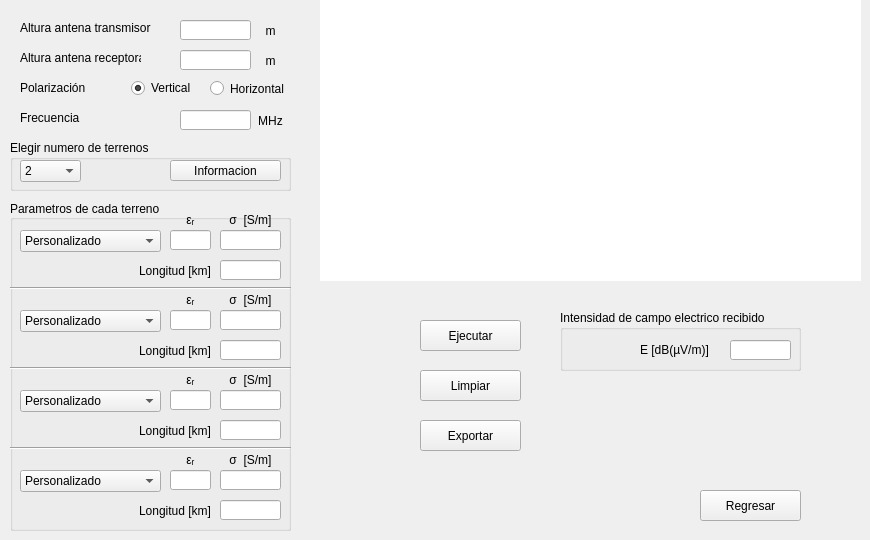
    <widget class="QWidget" name="tab_2">
     <attribute name="title">
      <string>Terreno mixto</string>
     </attribute>
     <widget class="QLabel" name="label_31">
      <property name="geometry">
       <rect>
        <x>250</x>
        <y>20</y>
        <width>41</width>
        <height>21</height>
       </rect>
      </property>
      <property name="text">
       <string>m</string>
      </property>
      <property name="alignment">
       <set>Qt::AlignCenter</set>
      </property>
     </widget>
     <widget class="QRadioButton" name="Vertical_2">
      <property name="geometry">
       <rect>
        <x>131</x>
        <y>80</y>
        <width>91</width>
        <height>16</height>
       </rect>
      </property>
      <property name="text">
       <string>Vertical</string>
      </property>
      <property name="checked">
       <bool>true</bool>
      </property>
     </widget>
     <widget class="QLabel" name="label_32">
      <property name="geometry">
       <rect>
        <x>20</x>
        <y>80</y>
        <width>81</width>
        <height>16</height>
       </rect>
      </property>
      <property name="text">
       <string>Polarización</string>
      </property>
     </widget>
     <widget class="QLabel" name="label_33">
      <property name="geometry">
       <rect>
        <x>250</x>
        <y>50</y>
        <width>41</width>
        <height>21</height>
       </rect>
      </property>
      <property name="text">
       <string>m</string>
      </property>
      <property name="alignment">
       <set>Qt::AlignCenter</set>
      </property>
     </widget>
     <widget class="QLineEdit" name="HTT_2">
      <property name="geometry">
       <rect>
        <x>180</x>
        <y>20</y>
        <width>71</width>
        <height>20</height>
       </rect>
      </property>
     </widget>
     <widget class="QLabel" name="label_34">
      <property name="geometry">
       <rect>
        <x>20</x>
        <y>50</y>
        <width>121</width>
        <height>16</height>
       </rect>
      </property>
      <property name="text">
       <string>Altura antena receptora</string>
      </property>
     </widget>
     <widget class="QRadioButton" name="Horizontal_2">
      <property name="geometry">
       <rect>
        <x>210</x>
        <y>80</y>
        <width>82</width>
        <height>17</height>
       </rect>
      </property>
      <property name="text">
       <string>Horizontal</string>
      </property>
     </widget>
     <widget class="QLabel" name="label_35">
      <property name="geometry">
       <rect>
        <x>20</x>
        <y>20</y>
        <width>131</width>
        <height>16</height>
       </rect>
      </property>
      <property name="text">
       <string>Altura antena transmisora</string>
      </property>
     </widget>
     <widget class="QLabel" name="label_36">
      <property name="geometry">
       <rect>
        <x>20</x>
        <y>110</y>
        <width>121</width>
        <height>16</height>
       </rect>
      </property>
      <property name="text">
       <string>Frecuencia</string>
      </property>
     </widget>
     <widget class="QLabel" name="label_37">
      <property name="geometry">
       <rect>
        <x>250</x>
        <y>110</y>
        <width>41</width>
        <height>21</height>
       </rect>
      </property>
      <property name="text">
       <string>MHz</string>
      </property>
      <property name="alignment">
       <set>Qt::AlignCenter</set>
      </property>
     </widget>
     <widget class="MplWidget" name="MplWidget_2" native="true">
      <property name="geometry">
       <rect>
        <x>320</x>
        <y>0</y>
        <width>541</width>
        <height>281</height>
       </rect>
      </property>
      <property name="styleSheet">
       <string notr="true">background-color:white;</string>
      </property>
     </widget>
     <widget class="QPushButton" name="button_cerrar_2">
      <property name="geometry">
       <rect>
        <x>700</x>
        <y>490</y>
        <width>101</width>
        <height>31</height>
       </rect>
      </property>
      <property name="text">
       <string>Regresar</string>
      </property>
     </widget>
     <widget class="QGroupBox" name="groupBox_4">
      <property name="geometry">
       <rect>
        <x>560</x>
        <y>310</y>
        <width>241</width>
        <height>61</height>
       </rect>
      </property>
      <property name="title">
       <string>Intensidad de campo electrico recibido</string>
      </property>
      <property name="flat">
       <bool>false</bool>
      </property>
      <property name="checkable">
       <bool>false</bool>
      </property>
      <widget class="QLabel" name="label_38">
       <property name="geometry">
        <rect>
         <x>80</x>
         <y>30</y>
         <width>81</width>
         <height>20</height>
        </rect>
       </property>
       <property name="text">
        <string>E [dB(µV/m)]</string>
       </property>
      </widget>
      <widget class="QLineEdit" name="lineEdit_4">
       <property name="enabled">
        <bool>true</bool>
       </property>
       <property name="geometry">
        <rect>
         <x>170</x>
         <y>30</y>
         <width>61</width>
         <height>20</height>
        </rect>
       </property>
       <property name="styleSheet">
        <string notr="true"/>
       </property>
       <property name="readOnly">
        <bool>true</bool>
       </property>
      </widget>
     </widget>
     <widget class="QPushButton" name="button_exportar_2">
      <property name="geometry">
       <rect>
        <x>420</x>
        <y>420</y>
        <width>101</width>
        <height>31</height>
       </rect>
      </property>
      <property name="text">
       <string>Exportar</string>
      </property>
     </widget>
     <widget class="QPushButton" name="button_limpiar_2">
      <property name="geometry">
       <rect>
        <x>420</x>
        <y>370</y>
        <width>101</width>
        <height>31</height>
       </rect>
      </property>
      <property name="text">
       <string>Limpiar</string>
      </property>
     </widget>
     <widget class="QPushButton" name="button_iniciar_2">
      <property name="geometry">
       <rect>
        <x>420</x>
        <y>320</y>
        <width>101</width>
        <height>31</height>
       </rect>
      </property>
      <property name="text">
       <string>Ejecutar</string>
      </property>
     </widget>
     <widget class="QGroupBox" name="groupBox_5">
      <property name="geometry">
       <rect>
        <x>10</x>
        <y>140</y>
        <width>281</width>
        <height>51</height>
       </rect>
      </property>
      <property name="title">
       <string>Elegir numero de terrenos</string>
      </property>
      <widget class="QComboBox" name="comboBox_3">
       <property name="geometry">
        <rect>
         <x>10</x>
         <y>20</y>
         <width>61</width>
         <height>22</height>
        </rect>
       </property>
       <property name="styleSheet">
        <string notr="true">backgroundr: white;</string>
       </property>
       <property name="duplicatesEnabled">
        <bool>false</bool>
       </property>
       <property name="frame">
        <bool>true</bool>
       </property>
       <item>
        <property name="text">
         <string>2</string>
        </property>
       </item>
       <item>
        <property name="text">
         <string>3</string>
        </property>
       </item>
       <item>
        <property name="text">
         <string>4</string>
        </property>
       </item>
      </widget>
      <widget class="QPushButton" name="pushButton_7">
       <property name="geometry">
        <rect>
         <x>160</x>
         <y>20</y>
         <width>111</width>
         <height>21</height>
        </rect>
       </property>
       <property name="text">
        <string>Informacion</string>
       </property>
      </widget>
     </widget>
     <widget class="QGroupBox" name="groupBox_6">
      <property name="geometry">
       <rect>
        <x>10</x>
        <y>200</y>
        <width>281</width>
        <height>331</height>
       </rect>
      </property>
      <property name="title">
       <string>Parametros de cada terreno</string>
      </property>
      <property name="alignment">
       <set>Qt::AlignLeading|Qt::AlignLeft|Qt::AlignVCenter</set>
      </property>
      <property name="flat">
       <bool>false</bool>
      </property>
      <property name="checkable">
       <bool>false</bool>
      </property>
      <widget class="QLabel" name="label_44">
       <property name="geometry">
        <rect>
         <x>210</x>
         <y>10</y>
         <width>61</width>
         <height>20</height>
        </rect>
       </property>
       <property name="text">
        <string>σ  [S/m]</string>
       </property>
       <property name="alignment">
        <set>Qt::AlignCenter</set>
       </property>
      </widget>
      <widget class="QLabel" name="label_45">
       <property name="geometry">
        <rect>
         <x>160</x>
         <y>10</y>
         <width>41</width>
         <height>20</height>
        </rect>
       </property>
       <property name="text">
        <string>εᵣ</string>
       </property>
       <property name="alignment">
        <set>Qt::AlignCenter</set>
       </property>
      </widget>
      <widget class="QLabel" name="label_46">
       <property name="geometry">
        <rect>
         <x>120</x>
         <y>60</y>
         <width>81</width>
         <height>21</height>
        </rect>
       </property>
       <property name="text">
        <string>Longitud [km]</string>
       </property>
       <property name="alignment">
        <set>Qt::AlignRight|Qt::AlignTrailing|Qt::AlignVCenter</set>
       </property>
      </widget>
      <widget class="QComboBox" name="comboBox_4">
       <property name="geometry">
        <rect>
         <x>10</x>
         <y>30</y>
         <width>141</width>
         <height>22</height>
        </rect>
       </property>
       <property name="styleSheet">
        <string notr="true">backgroundr: white;</string>
       </property>
       <property name="duplicatesEnabled">
        <bool>false</bool>
       </property>
       <property name="frame">
        <bool>true</bool>
       </property>
       <item>
        <property name="text">
         <string>Personalizado</string>
        </property>
       </item>
       <item>
        <property name="text">
         <string>Agua del mar, salinidad baja</string>
        </property>
       </item>
       <item>
        <property name="text">
         <string>Agua del mar, salinidad media</string>
        </property>
       </item>
       <item>
        <property name="text">
         <string>Agua dulce</string>
        </property>
       </item>
       <item>
        <property name="text">
         <string>Tierra</string>
        </property>
       </item>
       <item>
        <property name="text">
         <string>Tierra humeda</string>
        </property>
       </item>
       <item>
        <property name="text">
         <string>Tierra moderadamente seca</string>
        </property>
       </item>
       <item>
        <property name="text">
         <string>Tierra seca</string>
        </property>
       </item>
       <item>
        <property name="text">
         <string>Tierra muy seca</string>
        </property>
       </item>
       <item>
        <property name="text">
         <string>Hielo de agua dulce, -1ºC</string>
        </property>
       </item>
       <item>
        <property name="text">
         <string>Hielo de agua dulce, -10ºC</string>
        </property>
       </item>
      </widget>
      <widget class="QLabel" name="label_47">
       <property name="geometry">
        <rect>
         <x>160</x>
         <y>90</y>
         <width>41</width>
         <height>20</height>
        </rect>
       </property>
       <property name="text">
        <string>εᵣ</string>
       </property>
       <property name="alignment">
        <set>Qt::AlignCenter</set>
       </property>
      </widget>
      <widget class="QLabel" name="label_48">
       <property name="geometry">
        <rect>
         <x>210</x>
         <y>90</y>
         <width>61</width>
         <height>20</height>
        </rect>
       </property>
       <property name="text">
        <string>σ  [S/m]</string>
       </property>
       <property name="alignment">
        <set>Qt::AlignCenter</set>
       </property>
      </widget>
      <widget class="QComboBox" name="comboBox_5">
       <property name="geometry">
        <rect>
         <x>10</x>
         <y>110</y>
         <width>141</width>
         <height>22</height>
        </rect>
       </property>
       <property name="styleSheet">
        <string notr="true">backgroundr: white;</string>
       </property>
       <property name="duplicatesEnabled">
        <bool>false</bool>
       </property>
       <property name="frame">
        <bool>true</bool>
       </property>
       <item>
        <property name="text">
         <string>Personalizado</string>
        </property>
       </item>
       <item>
        <property name="text">
         <string>Agua del mar, salinidad baja</string>
        </property>
       </item>
       <item>
        <property name="text">
         <string>Agua del mar, salinidad media</string>
        </property>
       </item>
       <item>
        <property name="text">
         <string>Agua dulce</string>
        </property>
       </item>
       <item>
        <property name="text">
         <string>Tierra</string>
        </property>
       </item>
       <item>
        <property name="text">
         <string>Tierra humeda</string>
        </property>
       </item>
       <item>
        <property name="text">
         <string>Tierra moderadamente seca</string>
        </property>
       </item>
       <item>
        <property name="text">
         <string>Tierra seca</string>
        </property>
       </item>
       <item>
        <property name="text">
         <string>Tierra muy seca</string>
        </property>
       </item>
       <item>
        <property name="text">
         <string>Hielo de agua dulce, -1ºC</string>
        </property>
       </item>
       <item>
        <property name="text">
         <string>Hielo de agua dulce, -10ºC</string>
        </property>
       </item>
      </widget>
      <widget class="QLabel" name="label_49">
       <property name="geometry">
        <rect>
         <x>120</x>
         <y>140</y>
         <width>81</width>
         <height>21</height>
        </rect>
       </property>
       <property name="text">
        <string>Longitud [km]</string>
       </property>
       <property name="alignment">
        <set>Qt::AlignRight|Qt::AlignTrailing|Qt::AlignVCenter</set>
       </property>
      </widget>
      <widget class="QLabel" name="label_50">
       <property name="geometry">
        <rect>
         <x>160</x>
         <y>170</y>
         <width>41</width>
         <height>20</height>
        </rect>
       </property>
       <property name="text">
        <string>εᵣ</string>
       </property>
       <property name="alignment">
        <set>Qt::AlignCenter</set>
       </property>
      </widget>
      <widget class="QLabel" name="label_51">
       <property name="geometry">
        <rect>
         <x>210</x>
         <y>170</y>
         <width>61</width>
         <height>20</height>
        </rect>
       </property>
       <property name="text">
        <string>σ  [S/m]</string>
       </property>
       <property name="alignment">
        <set>Qt::AlignCenter</set>
       </property>
      </widget>
      <widget class="QComboBox" name="comboBox_6">
       <property name="geometry">
        <rect>
         <x>10</x>
         <y>190</y>
         <width>141</width>
         <height>22</height>
        </rect>
       </property>
       <property name="styleSheet">
        <string notr="true">backgroundr: white;</string>
       </property>
       <property name="duplicatesEnabled">
        <bool>false</bool>
       </property>
       <property name="frame">
        <bool>true</bool>
       </property>
       <item>
        <property name="text">
         <string>Personalizado</string>
        </property>
       </item>
       <item>
        <property name="text">
         <string>Agua del mar, salinidad baja</string>
        </property>
       </item>
       <item>
        <property name="text">
         <string>Agua del mar, salinidad media</string>
        </property>
       </item>
       <item>
        <property name="text">
         <string>Agua dulce</string>
        </property>
       </item>
       <item>
        <property name="text">
         <string>Tierra</string>
        </property>
       </item>
       <item>
        <property name="text">
         <string>Tierra humeda</string>
        </property>
       </item>
       <item>
        <property name="text">
         <string>Tierra moderadamente seca</string>
        </property>
       </item>
       <item>
        <property name="text">
         <string>Tierra seca</string>
        </property>
       </item>
       <item>
        <property name="text">
         <string>Tierra muy seca</string>
        </property>
       </item>
       <item>
        <property name="text">
         <string>Hielo de agua dulce, -1ºC</string>
        </property>
       </item>
       <item>
        <property name="text">
         <string>Hielo de agua dulce, -10ºC</string>
        </property>
       </item>
      </widget>
      <widget class="QLabel" name="label_52">
       <property name="geometry">
        <rect>
         <x>120</x>
         <y>220</y>
         <width>81</width>
         <height>21</height>
        </rect>
       </property>
       <property name="text">
        <string>Longitud [km]</string>
       </property>
       <property name="alignment">
        <set>Qt::AlignRight|Qt::AlignTrailing|Qt::AlignVCenter</set>
       </property>
      </widget>
      <widget class="QLabel" name="label_53">
       <property name="geometry">
        <rect>
         <x>120</x>
         <y>300</y>
         <width>81</width>
         <height>21</height>
        </rect>
       </property>
       <property name="text">
        <string>Longitud [km]</string>
       </property>
       <property name="alignment">
        <set>Qt::AlignRight|Qt::AlignTrailing|Qt::AlignVCenter</set>
       </property>
      </widget>
      <widget class="QLabel" name="label_54">
       <property name="geometry">
        <rect>
         <x>210</x>
         <y>250</y>
         <width>61</width>
         <height>20</height>
        </rect>
       </property>
       <property name="text">
        <string>σ  [S/m]</string>
       </property>
       <property name="alignment">
        <set>Qt::AlignCenter</set>
       </property>
      </widget>
      <widget class="QComboBox" name="comboBox_7">
       <property name="geometry">
        <rect>
         <x>10</x>
         <y>270</y>
         <width>141</width>
         <height>22</height>
        </rect>
       </property>
       <property name="styleSheet">
        <string notr="true">backgroundr: white;</string>
       </property>
       <property name="duplicatesEnabled">
        <bool>false</bool>
       </property>
       <property name="frame">
        <bool>true</bool>
       </property>
       <item>
        <property name="text">
         <string>Personalizado</string>
        </property>
       </item>
       <item>
        <property name="text">
         <string>Agua del mar, salinidad baja</string>
        </property>
       </item>
       <item>
        <property name="text">
         <string>Agua del mar, salinidad media</string>
        </property>
       </item>
       <item>
        <property name="text">
         <string>Agua dulce</string>
        </property>
       </item>
       <item>
        <property name="text">
         <string>Tierra</string>
        </property>
       </item>
       <item>
        <property name="text">
         <string>Tierra humeda</string>
        </property>
       </item>
       <item>
        <property name="text">
         <string>Tierra moderadamente seca</string>
        </property>
       </item>
       <item>
        <property name="text">
         <string>Tierra seca</string>
        </property>
       </item>
       <item>
        <property name="text">
         <string>Tierra muy seca</string>
        </property>
       </item>
       <item>
        <property name="text">
         <string>Hielo de agua dulce, -1ºC</string>
        </property>
       </item>
       <item>
        <property name="text">
         <string>Hielo de agua dulce, -10ºC</string>
        </property>
       </item>
      </widget>
      <widget class="QLabel" name="label_55">
       <property name="geometry">
        <rect>
         <x>160</x>
         <y>250</y>
         <width>41</width>
         <height>20</height>
        </rect>
       </property>
       <property name="text">
        <string>εᵣ</string>
       </property>
       <property name="alignment">
        <set>Qt::AlignCenter</set>
       </property>
      </widget>
      <widget class="Line" name="line">
       <property name="geometry">
        <rect>
         <x>0</x>
         <y>240</y>
         <width>281</width>
         <height>16</height>
        </rect>
       </property>
       <property name="orientation">
        <enum>Qt::Horizontal</enum>
       </property>
      </widget>
      <widget class="Line" name="line_2">
       <property name="geometry">
        <rect>
         <x>0</x>
         <y>160</y>
         <width>281</width>
         <height>16</height>
        </rect>
       </property>
       <property name="orientation">
        <enum>Qt::Horizontal</enum>
       </property>
      </widget>
      <widget class="Line" name="line_3">
       <property name="geometry">
        <rect>
         <x>0</x>
         <y>80</y>
         <width>281</width>
         <height>16</height>
        </rect>
       </property>
       <property name="orientation">
        <enum>Qt::Horizontal</enum>
       </property>
      </widget>
      <widget class="QLineEdit" name="Epsilon1">
       <property name="geometry">
        <rect>
         <x>160</x>
         <y>30</y>
         <width>41</width>
         <height>20</height>
        </rect>
       </property>
      </widget>
      <widget class="QLineEdit" name="Sigma1">
       <property name="geometry">
        <rect>
         <x>210</x>
         <y>30</y>
         <width>61</width>
         <height>20</height>
        </rect>
       </property>
      </widget>
      <widget class="QLineEdit" name="Long1">
       <property name="geometry">
        <rect>
         <x>210</x>
         <y>60</y>
         <width>61</width>
         <height>20</height>
        </rect>
       </property>
      </widget>
      <widget class="QLineEdit" name="Epsilon2">
       <property name="geometry">
        <rect>
         <x>160</x>
         <y>110</y>
         <width>41</width>
         <height>20</height>
        </rect>
       </property>
      </widget>
      <widget class="QLineEdit" name="Sigma2">
       <property name="geometry">
        <rect>
         <x>210</x>
         <y>110</y>
         <width>61</width>
         <height>20</height>
        </rect>
       </property>
      </widget>
      <widget class="QLineEdit" name="Long2">
       <property name="geometry">
        <rect>
         <x>210</x>
         <y>140</y>
         <width>61</width>
         <height>20</height>
        </rect>
       </property>
      </widget>
      <widget class="QLineEdit" name="Epsilon3">
       <property name="geometry">
        <rect>
         <x>160</x>
         <y>190</y>
         <width>41</width>
         <height>20</height>
        </rect>
       </property>
      </widget>
      <widget class="QLineEdit" name="Sigma3">
       <property name="geometry">
        <rect>
         <x>210</x>
         <y>190</y>
         <width>61</width>
         <height>20</height>
        </rect>
       </property>
      </widget>
      <widget class="QLineEdit" name="Long3">
       <property name="geometry">
        <rect>
         <x>210</x>
         <y>220</y>
         <width>61</width>
         <height>20</height>
        </rect>
       </property>
      </widget>
      <widget class="QLineEdit" name="Epsilon4">
       <property name="geometry">
        <rect>
         <x>160</x>
         <y>270</y>
         <width>41</width>
         <height>20</height>
        </rect>
       </property>
      </widget>
      <widget class="QLineEdit" name="Sigma4">
       <property name="geometry">
        <rect>
         <x>210</x>
         <y>270</y>
         <width>61</width>
         <height>20</height>
        </rect>
       </property>
      </widget>
      <widget class="QLineEdit" name="Long4">
       <property name="geometry">
        <rect>
         <x>210</x>
         <y>300</y>
         <width>61</width>
         <height>20</height>
        </rect>
       </property>
      </widget>
     </widget>
     <widget class="QLineEdit" name="HRR_2">
      <property name="geometry">
       <rect>
        <x>180</x>
        <y>50</y>
        <width>71</width>
        <height>20</height>
       </rect>
      </property>
     </widget>
     <widget class="QLineEdit" name="FREQmixto">
      <property name="geometry">
       <rect>
        <x>180</x>
        <y>110</y>
        <width>71</width>
        <height>20</height>
       </rect>
      </property>
     </widget>
    </widget>
